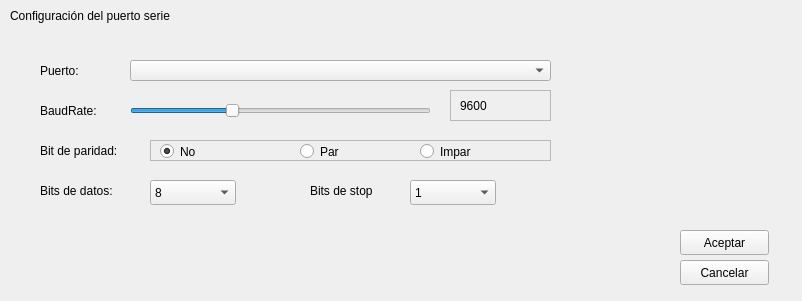
<?xml version="1.0" encoding="UTF-8"?>
<ui version="4.0">
 <class>ConfigWindow</class>
 <widget class="QWidget" name="ConfigWindow">
  <property name="geometry">
   <rect>
    <x>0</x>
    <y>0</y>
    <width>802</width>
    <height>301</height>
   </rect>
  </property>
  <property name="windowTitle">
   <string>Configuración</string>
  </property>
  <widget class="QPushButton" name="pushButton">
   <property name="geometry">
    <rect>
     <x>680</x>
     <y>230</y>
     <width>89</width>
     <height>25</height>
    </rect>
   </property>
   <property name="text">
    <string>Aceptar</string>
   </property>
  </widget>
  <widget class="QPushButton" name="pushButton_2">
   <property name="geometry">
    <rect>
     <x>680</x>
     <y>260</y>
     <width>89</width>
     <height>25</height>
    </rect>
   </property>
   <property name="text">
    <string>Cancelar</string>
   </property>
  </widget>
  <widget class="QLabel" name="label">
   <property name="geometry">
    <rect>
     <x>10</x>
     <y>0</y>
     <width>251</width>
     <height>31</height>
    </rect>
   </property>
   <property name="text">
    <string>Configuración del puerto serie</string>
   </property>
  </widget>
  <widget class="QComboBox" name="comboBox">
   <property name="geometry">
    <rect>
     <x>130</x>
     <y>60</y>
     <width>421</width>
     <height>21</height>
    </rect>
   </property>
  </widget>
  <widget class="QLabel" name="label_2">
   <property name="geometry">
    <rect>
     <x>40</x>
     <y>60</y>
     <width>111</width>
     <height>21</height>
    </rect>
   </property>
   <property name="text">
    <string>Puerto:</string>
   </property>
  </widget>
  <widget class="QSlider" name="horizontalSlider">
   <property name="geometry">
    <rect>
     <x>130</x>
     <y>100</y>
     <width>301</width>
     <height>21</height>
    </rect>
   </property>
   <property name="maximum">
    <number>3</number>
   </property>
   <property name="value">
    <number>1</number>
   </property>
   <property name="orientation">
    <enum>Qt::Horizontal</enum>
   </property>
  </widget>
  <widget class="QFrame" name="frame">
   <property name="geometry">
    <rect>
     <x>450</x>
     <y>90</y>
     <width>101</width>
     <height>31</height>
    </rect>
   </property>
   <property name="frameShape">
    <enum>QFrame::StyledPanel</enum>
   </property>
   <property name="frameShadow">
    <enum>QFrame::Raised</enum>
   </property>
   <widget class="QLabel" name="label_4">
    <property name="geometry">
     <rect>
      <x>10</x>
      <y>0</y>
      <width>91</width>
      <height>31</height>
     </rect>
    </property>
    <property name="text">
     <string>9600</string>
    </property>
   </widget>
  </widget>
  <widget class="QLabel" name="label_3">
   <property name="geometry">
    <rect>
     <x>40</x>
     <y>100</y>
     <width>81</width>
     <height>21</height>
    </rect>
   </property>
   <property name="text">
    <string>BaudRate:</string>
   </property>
  </widget>
  <widget class="QLabel" name="label_5">
   <property name="geometry">
    <rect>
     <x>40</x>
     <y>140</y>
     <width>111</width>
     <height>21</height>
    </rect>
   </property>
   <property name="text">
    <string>Bit de paridad:</string>
   </property>
  </widget>
  <widget class="QFrame" name="frame_2">
   <property name="geometry">
    <rect>
     <x>150</x>
     <y>140</y>
     <width>401</width>
     <height>21</height>
    </rect>
   </property>
   <property name="frameShape">
    <enum>QFrame::StyledPanel</enum>
   </property>
   <property name="frameShadow">
    <enum>QFrame::Raised</enum>
   </property>
   <widget class="QRadioButton" name="radioButton">
    <property name="geometry">
     <rect>
      <x>10</x>
      <y>0</y>
      <width>51</width>
      <height>23</height>
     </rect>
    </property>
    <property name="text">
     <string>No</string>
    </property>
    <property name="checked">
     <bool>true</bool>
    </property>
   </widget>
   <widget class="QRadioButton" name="radioButton_2">
    <property name="geometry">
     <rect>
      <x>150</x>
      <y>0</y>
      <width>51</width>
      <height>23</height>
     </rect>
    </property>
    <property name="text">
     <string>Par</string>
    </property>
   </widget>
   <widget class="QRadioButton" name="radioButton_3">
    <property name="geometry">
     <rect>
      <x>270</x>
      <y>0</y>
      <width>71</width>
      <height>23</height>
     </rect>
    </property>
    <property name="text">
     <string>Impar</string>
    </property>
    <property name="checked">
     <bool>false</bool>
    </property>
   </widget>
  </widget>
  <widget class="QLabel" name="label_6">
   <property name="geometry">
    <rect>
     <x>40</x>
     <y>180</y>
     <width>101</width>
     <height>21</height>
    </rect>
   </property>
   <property name="text">
    <string>Bits de datos:</string>
   </property>
  </widget>
  <widget class="QComboBox" name="comboBox_2">
   <property name="geometry">
    <rect>
     <x>150</x>
     <y>180</y>
     <width>86</width>
     <height>25</height>
    </rect>
   </property>
   <property name="currentIndex">
    <number>3</number>
   </property>
   <item>
    <property name="text">
     <string>5</string>
    </property>
   </item>
   <item>
    <property name="text">
     <string>6</string>
    </property>
   </item>
   <item>
    <property name="text">
     <string>7</string>
    </property>
   </item>
   <item>
    <property name="text">
     <string>8</string>
    </property>
   </item>
  </widget>
  <widget class="QLabel" name="label_7">
   <property name="geometry">
    <rect>
     <x>310</x>
     <y>180</y>
     <width>101</width>
     <height>21</height>
    </rect>
   </property>
   <property name="text">
    <string>Bits de stop</string>
   </property>
  </widget>
  <widget class="QComboBox" name="comboBox_3">
   <property name="geometry">
    <rect>
     <x>410</x>
     <y>180</y>
     <width>86</width>
     <height>25</height>
    </rect>
   </property>
   <property name="currentIndex">
    <number>0</number>
   </property>
   <item>
    <property name="text">
     <string>1</string>
    </property>
   </item>
   <item>
    <property name="text">
     <string>2</string>
    </property>
   </item>
  </widget>
 </widget>
 <resources/>
 <connections/>
</ui>
